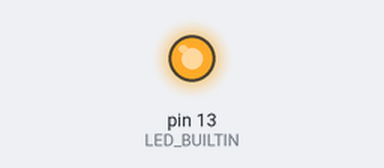
Bench run of a sketch on a simulated Arduino Uno, built with avr-gcc and run on an emulated ATmega328P. Shown: output pins drawn as LEDs (lit = HIGH).

Above: at 0.5 s.
At 2.8 s:
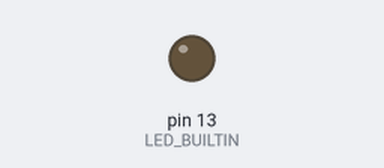
Timing chart, 0 to 3.7 s (numbered marks = the images above):
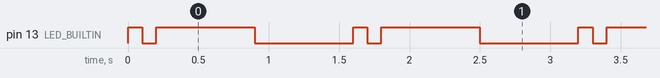

Measured:
- by itself, pin 13 (LED_BUILTIN): repeats every 1.6 s: LOW 0.10 s, HIGH 0.70 s, LOW 0.70 s, HIGH 0.10 s
- by itself, everything shown: repeats every 1.6 s, in 4 steps

The sketch:

A_Blink.ino
```cpp
void setup() {
  // initialize digital pin LED_BUILTIN as an output.
  pinMode(LED_BUILTIN, OUTPUT);
}

// the loop function runs over and over again forever
void loop() {
  digitalWrite(LED_BUILTIN, HIGH);
  delay(100);
  digitalWrite(LED_BUILTIN, LOW);
  delay(100);
  digitalWrite(LED_BUILTIN, HIGH);
  delay(700);
  digitalWrite(LED_BUILTIN, LOW);
  delay(700);
}
// this is a test to see if i can edit.
```
